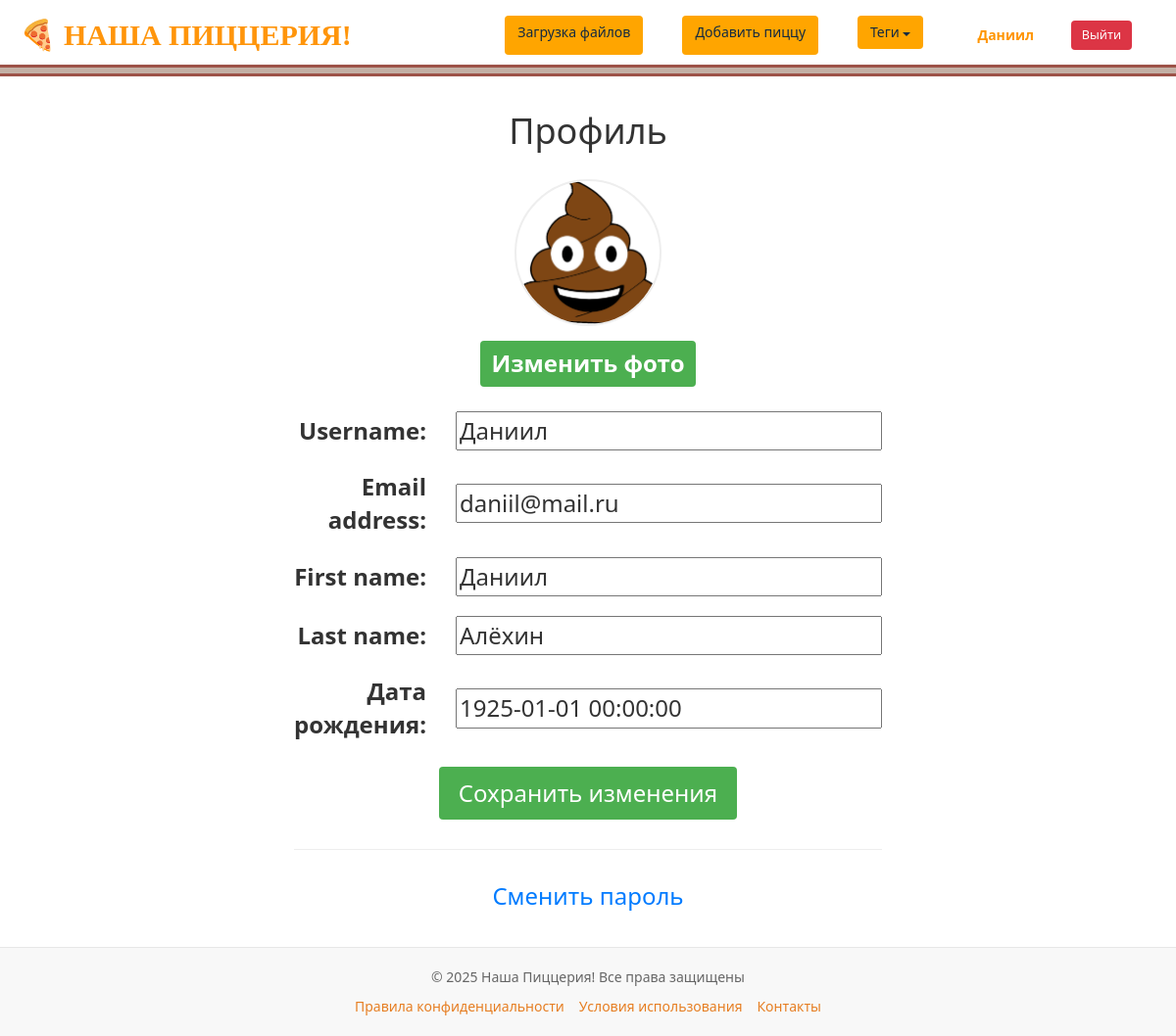
Page /users/profile/ (signed in) on the committed database.
### users/models.py (models this page shows)
class User(AbstractUser):
    photo = models.ImageField(upload_to="users/%Y/%m/%d/", blank=True, null=True, verbose_name="Фотография")
    date_birth = models.DateTimeField(blank=True, null=True, verbose_name="Дата рождения")

### users/views.py (the view, shortened to what this page needs)
# urls.py: path('profile/', views.ProfileUser.as_view(), name='profile'),
class ProfileUser(LoginRequiredMixin, UpdateView):
    model = User
    fields = ['photo', 'username', 'email', 'first_name', 'last_name', 'date_birth']  # Все поля, которые нужно редактировать
    template_name = 'users/profile.html'
    success_url = reverse_lazy('users:profile')  # Перенаправление после успешного сохранения
    def get_object(self):
        return self.request.user  # Работаем с текущим пользователем

### homepage/templatetags/pizza_tags.py (called while the page is built)
@register.inclusion_tag('homepage/list_tags.html')
def show_tags():
    tags = TagPost.objects.all()
    return {'tags': tags}

### users/templates/users/profile.html (shortened to what this page needs)
{% extends 'base.html' %}
{% block content %}
<div class="profile-container" style="max-width: 600px; margin: 0 auto;">
    <h1 style="text-align: center; margin-bottom: 30px;">Профиль</h1>
    <form method="post" enctype="multipart/form-data">
        <div style="text-align: center; margin-bottom: 20px;">
            <label for="id_photo" style="cursor: pointer;">
                <img src="{% if user.photo %}{{ user.photo.url }}{% else %}{{ default_image }}{% endif %}"
                     style="width: 150px; height: 150px; border-radius: 50%; object-fit: cover; border: 2px solid #eee;"
                     id="photo-preview">
            </label>
            <div style="margin-top: 10px;">
                <label for="id_photo" style="padding: 6px 12px; background: #4CAF50; color: white; border-radius: 4px; cursor: pointer;">
                    Изменить фото
                </label>
            </div>
        </div>
        {% for f in form %}
            {% if f.name != 'photo' %}
            <div style="display: grid; grid-template-columns: 150px 1fr; gap: 15px; align-items: center; margin-bottom: 15px;">
                <label class="form-label" for="{{ f.id_for_label }}" style="text-align: right; padding-right: 15px;">
                    {{ f.label }}:
                </label>
                <div style="display: flex; flex-direction: column;">
                    {{ f }}
                </div>
            </div>
            {% endif %}
        {% endfor %}
        <div style="text-align: center; margin-top: 20px;">
            <button type="submit" style="padding: 10px 20px; background-color: #4CAF50; color: white; border: none; border-radius: 4px; cursor: pointer;">
                Сохранить изменения
            </button>
        </div>
    </form>
    <hr style="margin: 30px 0; border: 0; border-top: 1px solid #eee;">
    <div style="text-align: center;">
        <p style="margin: 15px 0;">
            <a href="{% url 'users:password_change' %}" style="color: #007bff; text-decoration: none;">
                Сменить пароль
            </a>
        </p>
    </div>
</div>
{% endblock %}

### templates/base.html (shortened to what this page needs)
{% load pizza_tags %}
{% load static %}
<!DOCTYPE html>
<html lang="ru">
<head>
    <link rel="stylesheet" href="{% static 'css/styles.css' %}">
    <link rel="stylesheet" href="https://maxcdn.bootstrapcdn.com/bootstrap/3.4.1/css/bootstrap.min.css">
</head>
<body>
    <header class="header">
    <div class="header-container">
        <a href="/" class="header-brand" style="text-decoration: none; color: #ff950b; font-family: 'Arial Black';">
            <span style="font-size: 30px;">🍕 НАША ПИЦЦЕРИЯ!</span>
        </a>
        <nav class="header-nav">
            <a href="{% url 'about' %}" class="btn btn-about">Загрузка файлов</a>
                <a href="{% url 'add_page' %}" class="btn btn-addpizza">Добавить пиццу</a>
            <div class="dropdown">
                <a href="#" class="btn btn-tags">Теги <span class="caret"></span></a>
            </div>
<div class="user-auth-section" style="margin-left: auto; display: flex; align-items: center; gap: 10px;">
    {% if user.is_authenticated %}
        <div style="display: flex; align-items: center; background-color: rgba(255,255,255,0.1); padding: 5px 15px; border-radius: 20px;">
            <a href="{% url 'users:profile' %}" class="username" style="color: rgb(255, 149, 0); font-weight: bold; margin-right: 10px; text-decoration: none;">
                {{ user.username }}
            </a>
            <span style="color: rgba(255,255,255,0.5); margin-right: 10px;">|</span>
            <a href="{% url 'users:logout' %}" class="btn btn-logout" style="background-color: #dc3545; color: white; padding: 5px 10px; border-radius: 4px; font-size: 0.9em; text-decoration: none;">
                Выйти
            </a>
        </div>
    {% endif %}
</div>
        </nav>
    </div>
</header>
    <main class="main">
        {% block content %}
        {% endblock %}
    </main>
    <footer class="pizza-footer">
        <div class="footer-content">
            <p class="copyright">© 2025 Наша Пиццерия! Все права защищены</p>
            <div class="footer-links">
                <a href="/privacy" class="footer-link">Правила конфиденциальности</a>
                <a href="/terms" class="footer-link">Условия использования</a>
                <a href="/contacts" class="footer-link">Контакты</a>
            </div>
        </div>
    </footer>
</body>
</html>

### static/css/styles.css (style rules this page uses)
.header { background-color: #e6e0da; padding: 1rem 0; border-bottom: 1px solid #e5e5e5; }
.header::before { content: ""; position: absolute; left: 0; top: 2.75rem; width: 100%; height: .5rem; background-color: #c3b0a5; border-top: .125rem solid #9d5248; border-bottom: .125rem solid #9d5248; }
.header-container { max-width: 1140px; margin: 0 auto; padding: 0 15px; display: flex; justify-content: space-between; align-items: center; }
.header-brand { font-size: 1.0rem; font-weight: 450; color: #212529; text-decoration: none; }
.header-nav { display: flex; gap: 1.5rem; }
.header-nav a { color: #142a40; text-decoration: none; font-weight: 500; transition: color 0.2s; }
.header-nav a { font-family: inherit; }
:root { --primary-orange: #FF8C00; --secondary-orange: #FFA500; --light-orange: #FFD700; }
body { background-color: #FFF8DC; font-family: Arial, sans-serif; }
header { background-color: var(--primary-orange); padding: 1rem; color: white; }
nav a { color: white; margin: 0 10px; text-decoration: none; }
button, .btn { background-color: var(--secondary-orange); color: white; border: none; padding: 10px 20px; cursor: pointer; border-radius: 5px; }

### templates/base.html (style rules this page uses)
html, body { height: 100%; margin: 0; padding: 0; font-size: 24px; font-family: 'Segoe UI', Tahoma, Geneva, Verdana, sans-serif; display: flex; flex-direction: column; }
.header { background-color: #ffffff; box-shadow: 0 2px 4px rgba(0,0,0,0.1); padding: 15px 0; }
.header-container { max-width: 1200px; margin: 0 auto; padding: 0 20px; display: flex; justify-content: space-between; align-items: center; }
.main { flex: 1; padding: 20px; max-width: 1200px; margin: 0 auto; width: 100%; }
.pizza-footer { background-color: #f8f8f8; padding: 20px 0; border-top: 1px solid #e7e7e7; flex-shrink: 0; margin-top: auto; }
.header-brand { color: #e67e22; text-decoration: none; font-weight: bold; font-size: 25px; }
.header-nav { display: flex; gap: 20px; font-size: 14px; }
.dropdown { position: relative; display: inline-block; }
.caret { display: inline-block; width: 0; height: 0; margin-left: 5px; vertical-align: middle; border-top: 4px solid; border-right: 4px solid transparent; border-left: 4px solid transparent; }
.footer-content { max-width: 1000px; margin: 0 auto; padding: 0 15px; text-align: center; }
.copyright { color: #666; font-size: 14px; margin-bottom: 10px; }
.footer-links { display: flex; gap: 15px; justify-content: center; flex-wrap: wrap; }
.footer-link { color: #e67e22; text-decoration: none; font-size: 14px; }

### rows in the picture
User: username "Даниил", photo (picture), form "Даниил" "daniil@mail.ru" "Даниил" "Алёхин" "1925-01-01 00:00:00"

### other values in the picture
{{ f.label }} "Username" "Email address" "First name" "Last name" "Дата рождения"
